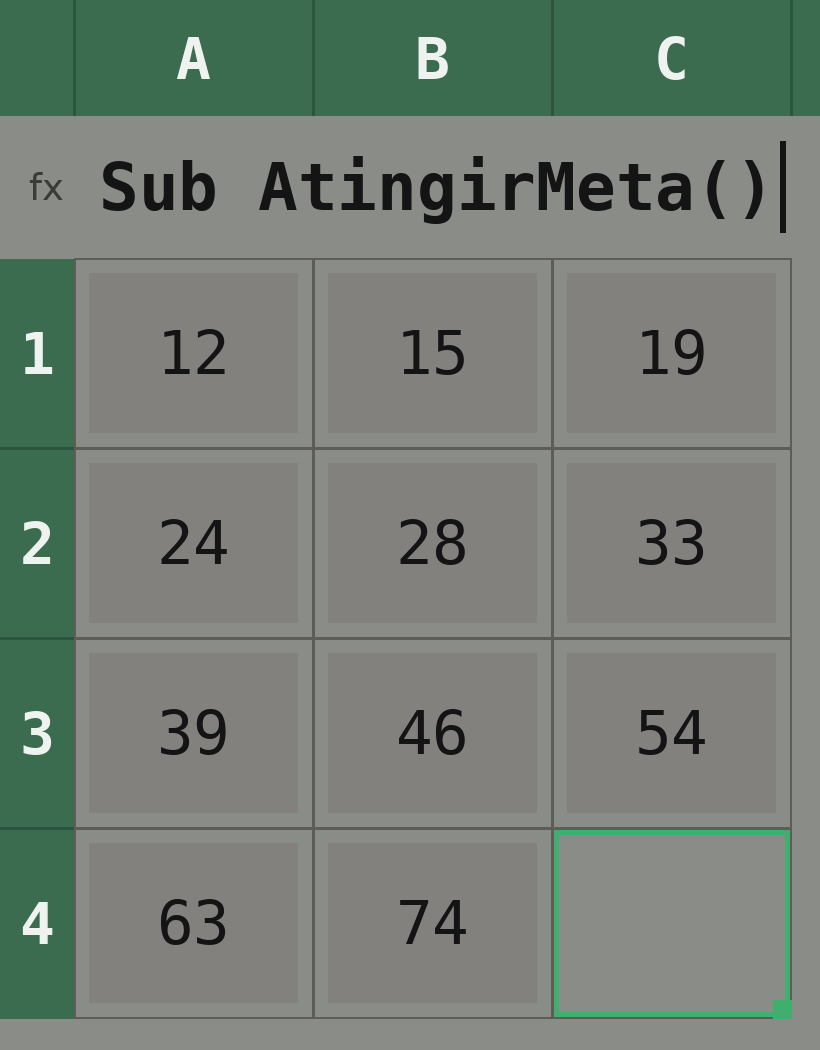
#> input picture 3d/tools/props/financeiro/atlas_painel.png, 820 x 1050 px
$ python tex_bilateral.py props/financeiro/atlas_painel.png out.png 5
#> lines starting #> are read from the running program, lines starting #| are printed output that depends on the picture; after the words box and inside, x2 and y2 are one past the last pixel; in counts of white or black regions, pixels touching at a corner belong together
"""venv: python tools/tex_bilateral.py <in.jpg> <out.jpg> [d=9] — bilateral só nas regiões escuras (cabelo/barba)."""
import sys, cv2, numpy as np
im = cv2.imread(sys.argv[1]); d = int(sys.argv[3]) if len(sys.argv) > 3 else 9
#> further down, im is the input picture: shape (1050, 820, 3); mean B, G, R 118.5, 126.3, 117.1
f = cv2.bilateralFilter(im, d, 45, 7)
m = (im.mean(2) < 0.30*255).astype(np.float32); m = cv2.GaussianBlur(m, (0, 0), 6)[..., None]
#> after `m = (im.mean(2) < 0.3 * 255).astype(np.float32)`:
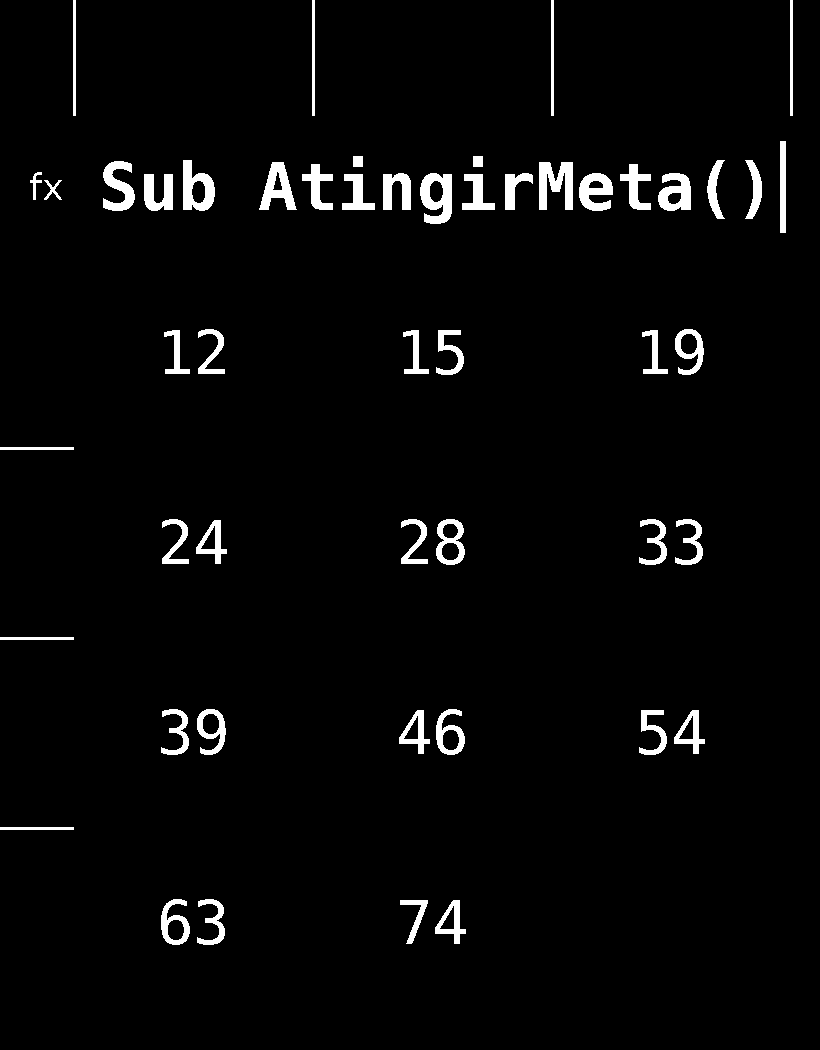
#> m: shape (1050, 820) float32; values 0 (black) and 1 (white), 3.1% white; 50 white regions, largest, box (x1, y1, x2, y2) and area: (539, 162, 573, 210) 1084, (420, 173, 452, 224) 1076, (183, 160, 215, 211) 962
#> after `m = cv2.GaussianBlur(m, (0, 0), 6)[..., None]`:
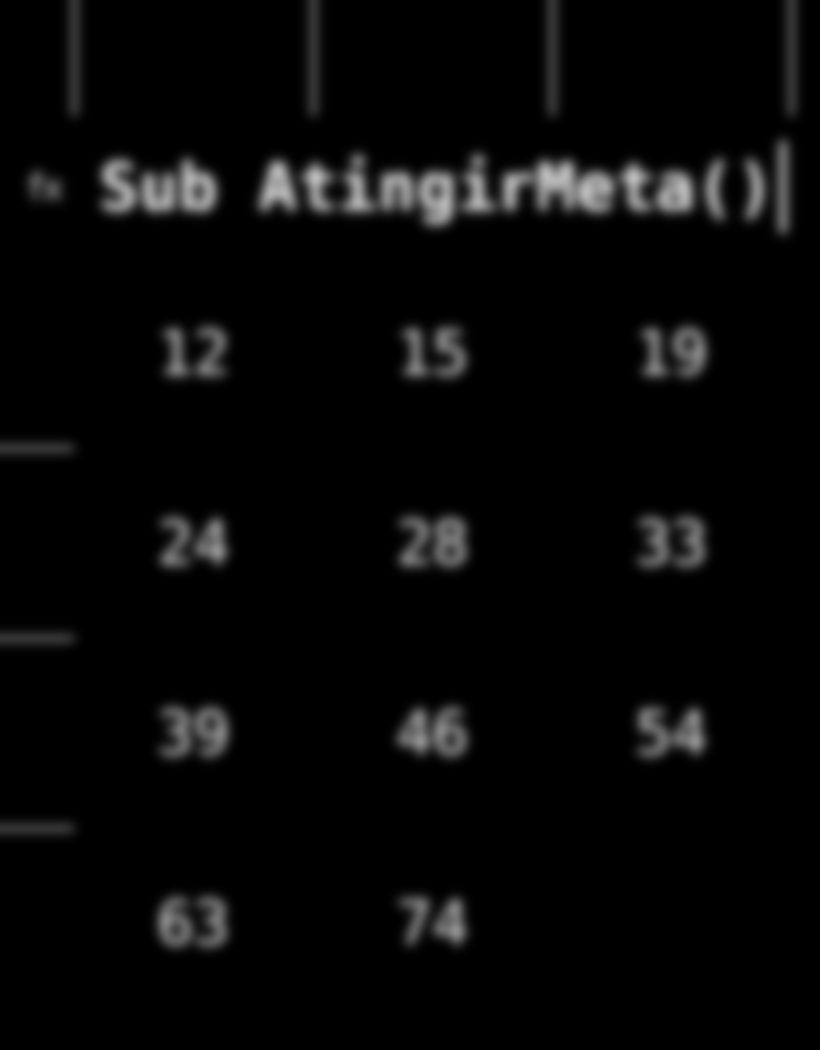
#> m: shape (1050, 820, 1) float32; min 0, max 0.736, mean 0.0306
cv2.imwrite(sys.argv[2], (f*m + im*(1-m)).astype(np.uint8), [cv2.IMWRITE_JPEG_QUALITY, 95]); print("TEX ok", im.shape)
#| TEX ok (1050, 820, 3)
